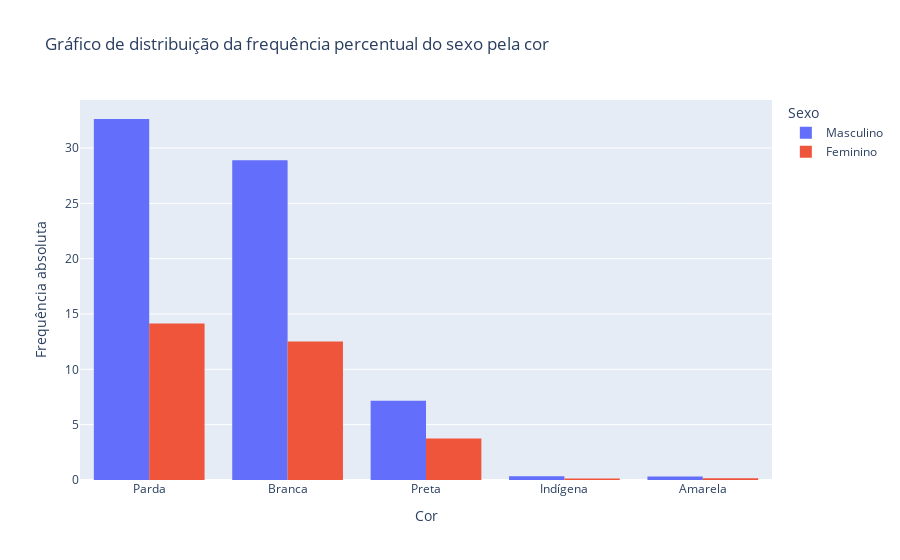

The cell this chart's notebook holds for it:
### Code cell
fig = px.histogram(
    frequencies,
    color = 'Sexo',
    x = 'Cor',
    y = 'Frequência percentual',
    barmode = 'group',
    title = 'Gráfico de distribuição da frequência percentual do sexo pela cor'
)

fig.update_layout(
    yaxis_title = 'Frequência absoluta'
)

fig.show()

### Figure 1 — Plotly figure (JSON) as saved in the notebook; plotly's stock layout.template omitted (floating-point values rounded to 4 significant figures)
{"data": [{"alignmentgroup": "True", "bingroup": "x", "histfunc": "sum", "hovertemplate": "Sexo=Masculino<br>Cor=%{x}<br>sum of Frequência percentual=%{y}<extra></extra>", "legendgroup": "Masculino", "marker": {"color": "#636efa", "pattern": {"shape": ""}}, "name": "Masculino", "offsetgroup": "Masculino", "orientation": "v", "showlegend": true, "type": "histogram", "x": ["Parda", "Branca", "Preta", "Indígena", "Amarela"], "xaxis": "x", "y": [32.62, 28.88, 7.16, 0.3332, 0.3058], "yaxis": "y"}, {"alignmentgroup": "True", "bingroup": "x", "histfunc": "sum", "hovertemplate": "Sexo=Feminino<br>Cor=%{x}<br>sum of Frequência percentual=%{y}<extra></extra>", "legendgroup": "Feminino", "marker": {"color": "#EF553B", "pattern": {"shape": ""}}, "name": "Feminino", "offsetgroup": "Feminino", "orientation": "v", "showlegend": true, "type": "histogram", "x": ["Parda", "Branca", "Preta", "Amarela", "Indígena"], "xaxis": "x", "y": [14.14, 12.52, 3.76, 0.1523, 0.1314], "yaxis": "y"}], "layout": {"barmode": "group", "legend": {"title": {"text": "Sexo"}, "tracegroupgap": 0}, "title": {"text": "Gráfico de distribuição da frequência percentual do sexo pela cor"}, "xaxis": {"anchor": "y", "domain": [0, 1], "title": {"text": "Cor"}}, "yaxis": {"anchor": "x", "domain": [0, 1], "title": {"text": "Frequência absoluta"}}}}
